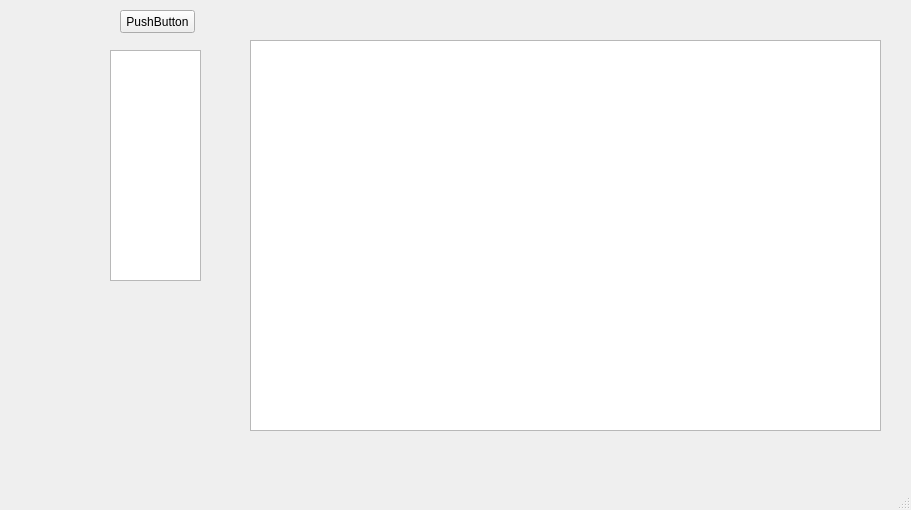
<?xml version="1.0" encoding="UTF-8"?>
<ui version="4.0">
 <class>MainWindow</class>
 <widget class="QMainWindow" name="MainWindow">
  <property name="geometry">
   <rect>
    <x>0</x>
    <y>0</y>
    <width>911</width>
    <height>510</height>
   </rect>
  </property>
  <property name="windowTitle">
   <string>MainWindow</string>
  </property>
  <widget class="QWidget" name="centralwidget">
   <widget class="QTableWidget" name="tableWidget">
    <property name="geometry">
     <rect>
      <x>250</x>
      <y>40</y>
      <width>631</width>
      <height>391</height>
     </rect>
    </property>
   </widget>
   <widget class="QListWidget" name="listWidget">
    <property name="geometry">
     <rect>
      <x>110</x>
      <y>50</y>
      <width>91</width>
      <height>231</height>
     </rect>
    </property>
   </widget>
   <widget class="QPushButton" name="pushButton">
    <property name="geometry">
     <rect>
      <x>120</x>
      <y>10</y>
      <width>75</width>
      <height>23</height>
     </rect>
    </property>
    <property name="text">
     <string>PushButton</string>
    </property>
   </widget>
  </widget>
  <widget class="QMenuBar" name="menubar">
   <property name="geometry">
    <rect>
     <x>0</x>
     <y>0</y>
     <width>911</width>
     <height>21</height>
    </rect>
   </property>
  </widget>
  <widget class="QStatusBar" name="statusbar"/>
 </widget>
 <resources/>
 <connections/>
</ui>
